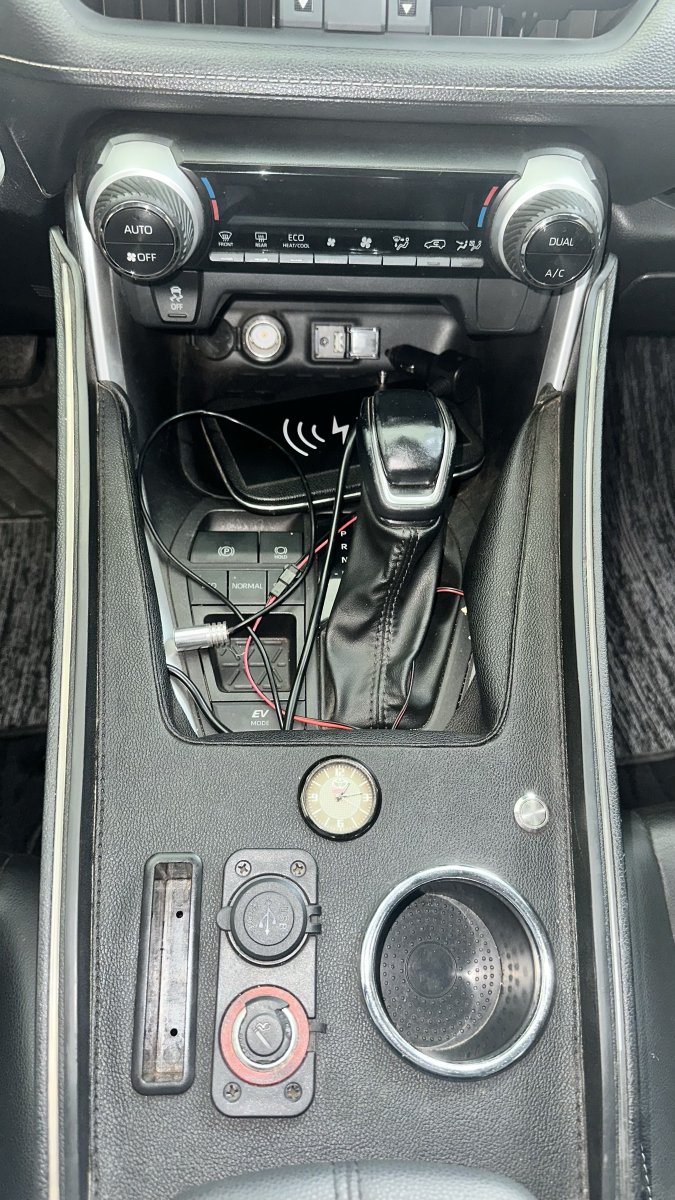
#> input picture Car-Console/measurement-photos/IMG_3483.jpg, 1350 x 2400 px (shown at 1/2 size)
$ python make_compare.py
#> lines starting #> are read from the running program, lines starting #| are printed output that depends on the picture
"""Photo beside its photo-matched render, for the four fitted views (3d/renders/compare/), composed from the original
photos and the current renders (no older raster is reused).

Layout (as the 3 Oct sheets): the photo and the render each scaled to the sheet height, a 10 px white gap between
them, yellow labels bottom-left of each panel ("PHOTO <n>", "MODEL", Arial Bold 33 px). JPEG quality 88.

    <python with Pillow> 3d/tools/make_compare.py [--out DIR]          (default: 3d/renders/compare/)
"""
import argparse
import os

from PIL import Image, ImageDraw, ImageFont, ImageOps

HERE = os.path.dirname(os.path.abspath(__file__))
ROOT = os.path.dirname(os.path.dirname(HERE))                      # .../car-console
RENDERS = os.path.join(ROOT, "3d", "renders")
FONT = "/System/Library/Fonts/Supplemental/Arial Bold.ttf"
GAP, LABEL_PX, YELLOW = 10, 33, (255, 255, 0)

SHEETS = [  # (output, photo, render, sheet height)
    ("photo3483_vs_in_car_3483.jpg", "measurement-photos/IMG_3483.jpg", "in_car_3483.png", 900),
    ("photo3487_vs_table_side_3487.jpg", "measurement-photos/IMG_3487.jpg", "table_side_3487.png", 700),
    ("photo3491_vs_table_top_3491.jpg", "measurement-photos/IMG_3491.jpg", "table_top_3491.png", 700),
    ("photo3502_vs_underside.jpg", "measurement-photos/IMG_3502.jpg", "underside.png", 700),
]


def to_height(im, h):
    return im.resize((int(im.width * h / im.height), h), Image.LANCZOS)


def sheet(photo_path, render_path, h):
#> called with render_path = 'Car-Console/3d/renders/in_car_3483.png', h = 900
    ph = to_height(ImageOps.exif_transpose(Image.open(photo_path)).convert("RGB"), h)
#> in to_height, `return im.resize((int(im.width * h / im.height), h), Image.LANCZOS)`:
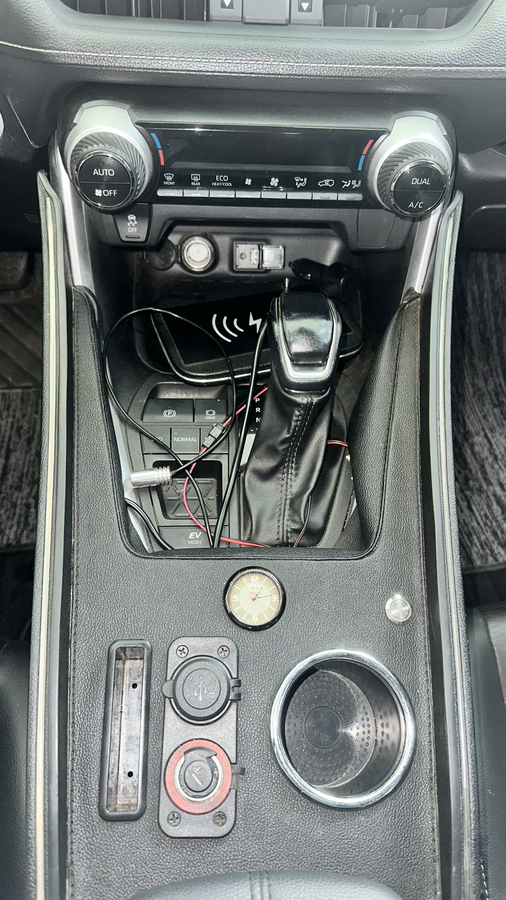
#> returned value: PIL image 506x900 RGB; mean R, G, B 112.3, 117.7, 116.7
    rd = to_height(Image.open(render_path).convert("RGB"), h)
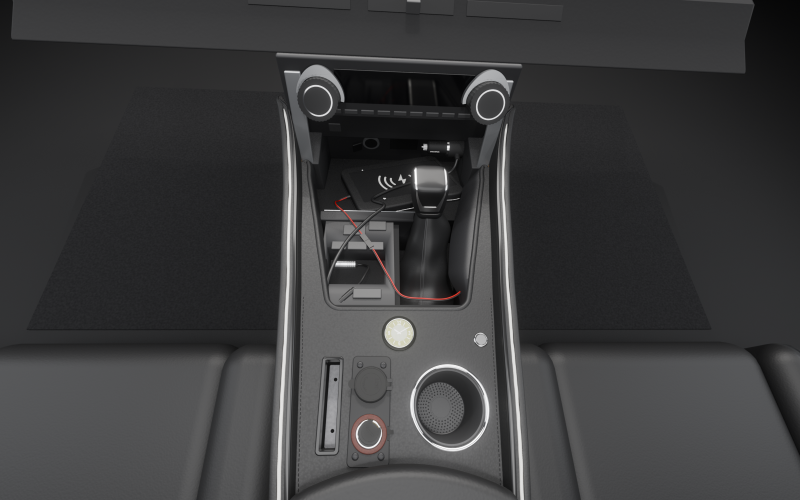
#> input picture Car-Console/3d/renders/in_car_3483.png, 1600 x 1000 px (shown at 1/2 size)
    out = Image.new("RGB", (ph.width + GAP + rd.width, h), (255, 255, 255))
#> out: PIL image 1956x900 RGB; every value is 255
    out.paste(ph, (0, 0))
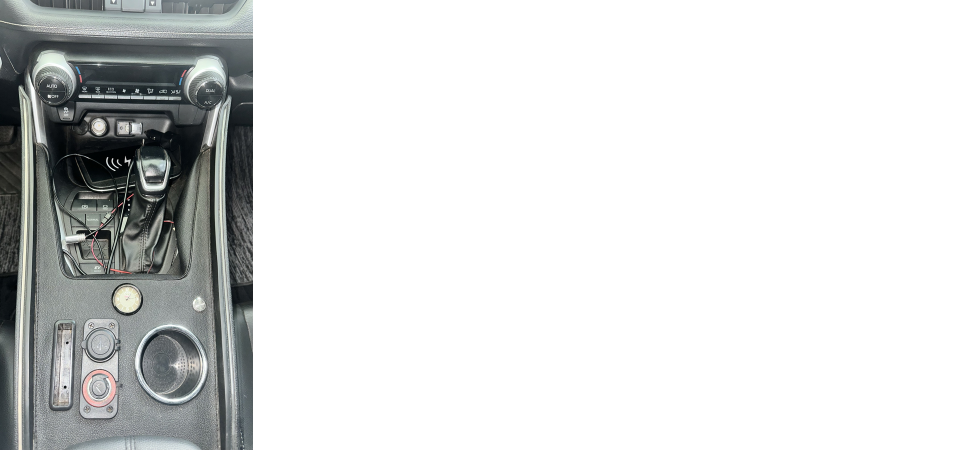
#> out: PIL image 1956x900 RGB (shown at 1/2 size); mean R, G, B 218.1, 219.5, 219.2
    out.paste(rd, (ph.width + GAP, 0))
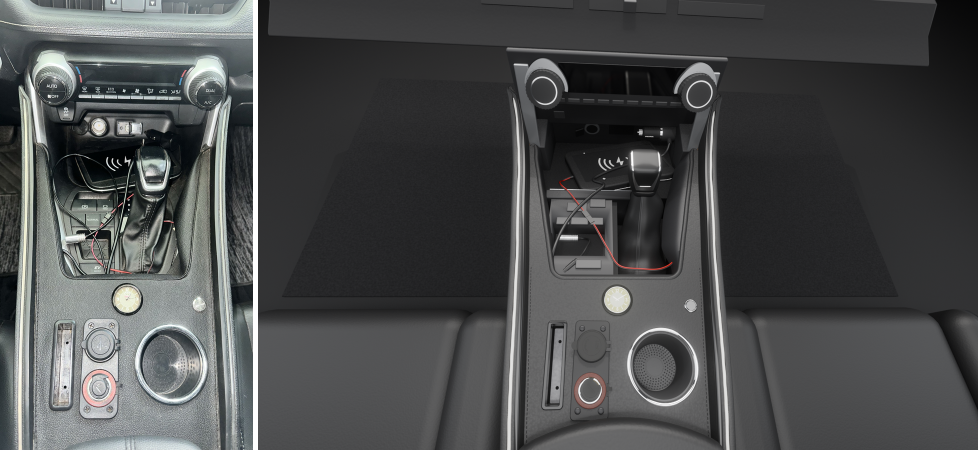
#> out: PIL image 1956x900 RGB (shown at 1/2 size); mean R, G, B 74.3, 75.6, 76
    d = ImageDraw.Draw(out)
    f = ImageFont.truetype(FONT, LABEL_PX)
    n = os.path.basename(photo_path).split("_")[1].split(".")[0]
    d.text((12, h - 50), f"PHOTO {n}", font=f, fill=YELLOW)
    d.text((ph.width + GAP + 12, h - 50), "MODEL", font=f, fill=YELLOW)
    return out


def main():
    ap = argparse.ArgumentParser(description=__doc__.splitlines()[0])
    ap.add_argument("--out", default=os.path.join(RENDERS, "compare"))
    a = ap.parse_args()
    os.makedirs(a.out, exist_ok=True)
    for name, photo, render, h in SHEETS:
        im = sheet(os.path.join(ROOT, photo), os.path.join(RENDERS, render), h)
        im.save(os.path.join(a.out, name), quality=88)
        print(f"[compare] {name}: {im.width}x{im.height}")
#| [compare] photo3483_vs_in_car_3483.jpg: 1956x900
#> pass 2 of the loop in main, `for name, photo, render, h in SHEETS:`:
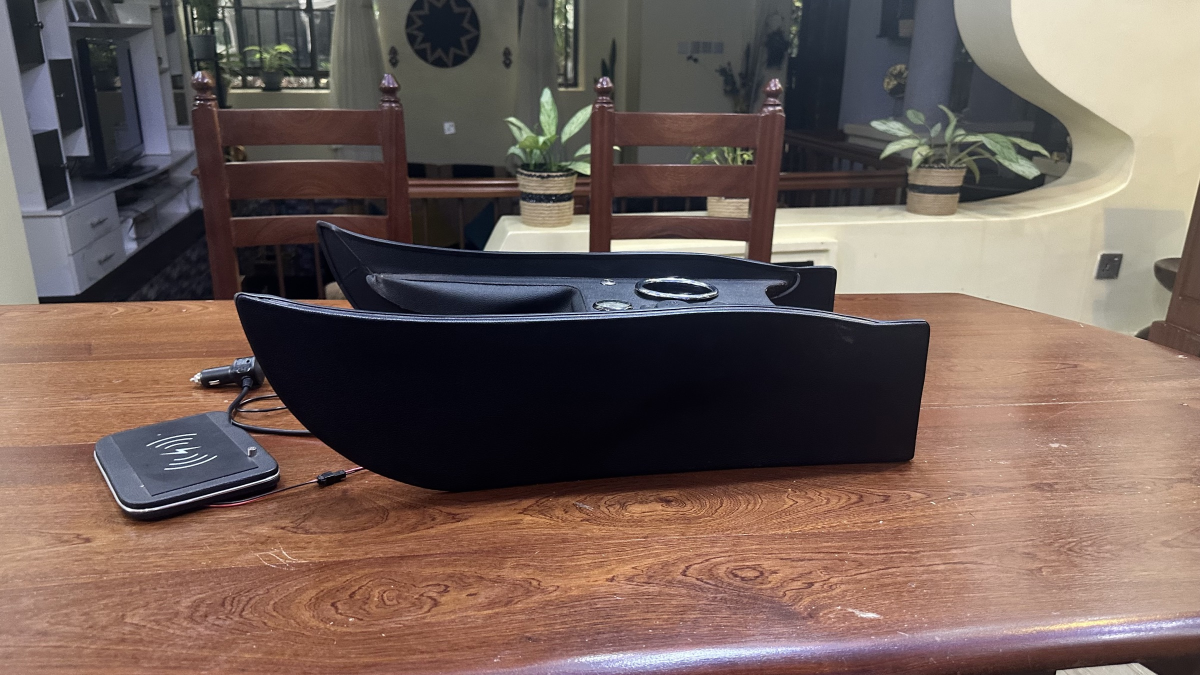
#> input picture Car-Console/measurement-photos/IMG_3487.jpg, 2400 x 1350 px (shown at 1/2 size)
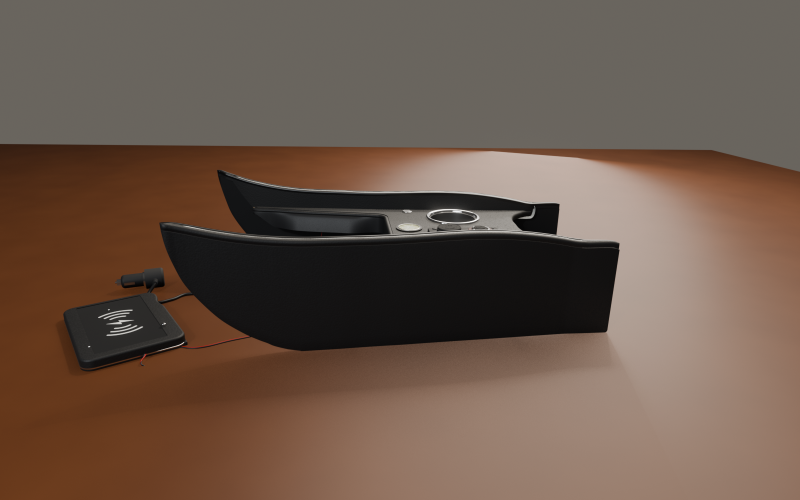
#> input picture Car-Console/3d/renders/table_side_3487.png, 1600 x 1000 px (shown at 1/2 size)
#> in sheet (call 2), `out.paste(rd, (ph.width + GAP, 0))`:
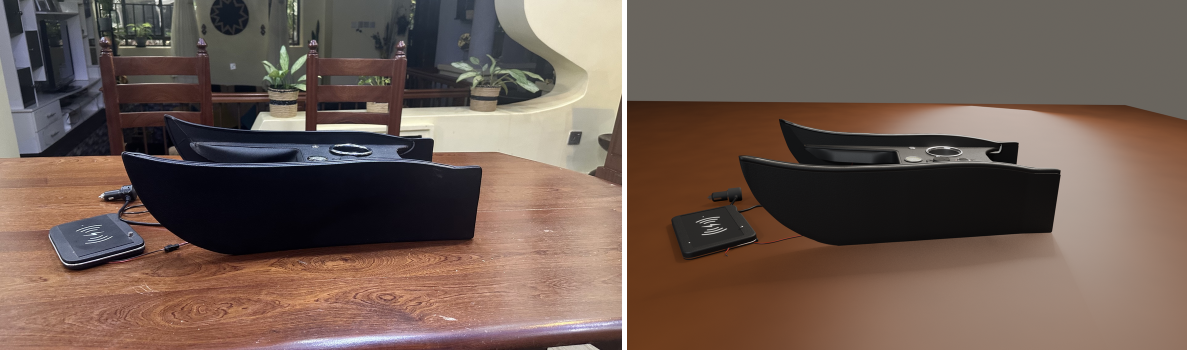
#> out: PIL image 2374x700 RGB (shown at 1/2 size); mean R, G, B 110.9, 92.2, 82.6
#> im: PIL image 2374x700 RGB
#| [compare] photo3487_vs_table_side_3487.jpg: 2374x700


if __name__ == "__main__":
#> (the run stopped early here; a loop or call above may not have finished)
